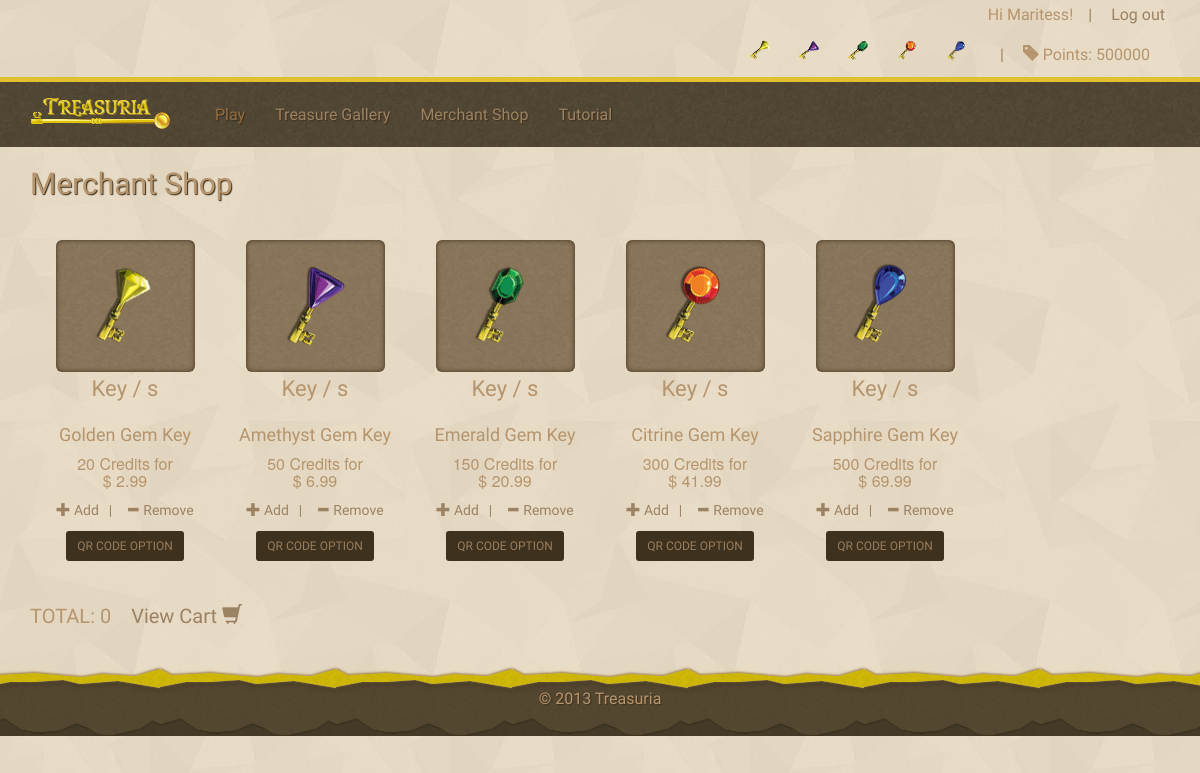
The app's page /merchant.php (signed in) with its own data.
### tables this page shows
CREATE TABLE IF NOT EXISTS `user_points` (
  `points_id` int(20) NOT NULL AUTO_INCREMENT,
  `user_id` int(20) NOT NULL,
  `points` int(25) NOT NULL,
  `created_at` datetime NOT NULL,
  `updated_at` datetime NOT NULL,
  PRIMARY KEY (`points_id`)
);

CREATE TABLE IF NOT EXISTS `treasuria_key` (
  `key_uniq` varchar(75) NOT NULL COMMENT 'md5',
  `key_id` int(20) NOT NULL AUTO_INCREMENT,
  `key_img` varchar(200) NOT NULL,
  `key_credits` int(20) NOT NULL,
  `key_name` varchar(200) NOT NULL,
  `key_price` float NOT NULL,
  `created_at` datetime NOT NULL,
  `updated_at` datetime NOT NULL,
  `deleted` int(11) NOT NULL,
  PRIMARY KEY (`key_id`)
);

### function.php (called while the page is built, shortened)
<?php
function getTableData($tableName, $conditon){
	$display = 'Select *  FROM '. $tableName . ' WHERE ' .  $conditon;
	$query = mysql_query($display);
	$num_rows = mysql_num_rows($query);
	if($num_rows>0)
	{
		$row = mysql_fetch_array($query);
		return $row;
	}else {
		$err = array();
		$err['error'] = true;
		return 	$err;
	}
}
?>

### merchant.php (the view, shortened to what this page needs)
<?php include 'header.php'; ?>
<section class="container credit-key">
	<h2>Merchant Shop</h2>
<div class="clearfix">
<?php
if(isset($_SESSION['username']))
{
	$result_key = mysql_query("SELECT * FROM treasuria_key");
	$num_rows_key = mysql_num_rows($result_key);
	if($num_rows_key>0)
	{
		while ($row_key = mysql_fetch_array($result_key))
		{
			$key_uniq = $row_key['key_uniq'];
			$key_img = $row_key['key_img'];
			$key_credits = $row_key['key_credits'];
			$key_name = $row_key['key_name'];
			$key_price = $row_key['key_price'];
			?>
			<article class="col-xs-6 col-md-2 text-center">
				<img src="assets/img/<?php echo $key_img;?>" class="img-responsive img-rounded" alt="Key Credits"/>
                <div class="key-count">
				  <?php  if(isset( $_SESSION['cart'][$key_uniq])) { ?><?php echo  $_SESSION['cart'][$key_uniq]; } ?> Key / s
				</div>
				<h3 class="item-title"><?php echo $key_name;?></h3>
				<h4><?php echo $key_credits;?> Credits for <br>$ <?php echo $key_price;?></h4>
                <div class="shopping">
				  <a href="process.php?action=add&keyid=<?php echo $key_uniq;?>" name="key_id"><span class="glyphicon glyphicon-plus"></span> Add</a><span class="hidem">|</span>
				  <a href="process.php?action=remove&keyid=<?php echo $key_uniq;?>" name="key_id"><span class="glyphicon glyphicon-minus"></span> Remove</a>
			    </div>
			    <a class="btn btn-sm modal-btn" type="button">QR CODE OPTION <input type="hidden" class="item_id"  value="<?php echo $key_uniq;?>"> </a>
	</article>
    <?php
		}
	?>
</div>
<div class="total">
		<?php
		if(isset($_SESSION['cart']) and is_array($_SESSION['cart']))
		{
			$totalquantity = 0;
			foreach($_SESSION['cart'] AS $keyid => $itemQuantity)
			{
				$totalquantity = $totalquantity + $itemQuantity;
			}
		}
		else
		{
			$totalquantity = 0;
		}
		echo "TOTAL: ".$totalquantity;
	}
	else
	{
	}
?>
<a href="cart.php" name="key_id" class="empty">View Cart <span class="glyphicon glyphicon-shopping-cart"></span></a>
</div>
</section>
	<footer>
	  <div class="container">
		<p class="text-center">&copy; 2013 Treasuria</p>
	  </div>
	</footer>
<?php
}
else
{
header('Location: login.php');
}
?>
<?php include 'footer.php'; ?>

### header.php (shortened to what this page needs)
<!DOCTYPE html>
<html lang="en">
<head>
	<link rel="stylesheet" href="assets/css/style.css"/>
</head>
<body>
<?php
if(isset($_SESSION['username']))
{
include "function.php";
$session_user_id = $_SESSION['user_id'];
$condition = 'user_id = '. $session_user_id. '';
$pointsTable = 'user_points';
$user_points = getTableData($pointsTable, $condition);
?>
<header>
	<div id="wrap">
	<div class="container">
		<div class="clearfix">
			<ul class="list-inline user-login pull-right">
			  <li><?php echo "Hi ".$_SESSION['firstname']."!"; ?></li><span class="hidem">|</span>
			  <li><a href="process.php?logout" name="logout" class="logout" id="logout" title="logout"> Log out </a></li>
			</ul>
		</div>
		<div>
			<ul class="list-inline user-login pull-right key-tally">
			  <li> <a href="#" class="golden" alt="Golden Gem Key"></span> <?php echo getCreditsTotal(1, $session_user_id);  ?> </a></li>
			  <li> <a href="#" class="amethyst" alt="Amethyst Gem Key"><?php echo getCreditsTotal(2, $session_user_id);  ?></a></li>
		      <li> <a href="#" class="emerald" alt="Emerald Gem Key"> <?php echo getCreditsTotal(3, $session_user_id);  ?> </a></li>
		  	  <li> <a href="#" class="citrine" alt="Citrine Gem Key"> <?php echo getCreditsTotal(4, $session_user_id);  ?> </a></li>
			  <li> <a href="#" class="sapphire" alt="Sapphire Gem Key">  <?php echo getCreditsTotal(5, $session_user_id);  ?> </a></li> <span class="hidem">|</span>
			  <li> <span class="glyphicon glyphicon-tag"></span> Points: <?php echo (isset($user_points['error']) AND $user_points['error'] == true ) ? 0 :  $user_points['points']; ?> </li>
			</ul>
		</div>
	</div>
	<nav class="navbar">
	  <div class="container">
		<div class="navbar-header">
		  <a class="navbar-brand" href="#"><img src="assets/img/logo.png" class="img-responsive" alt="Treasuria Logo" /></a>
		</div>
		<div class="collapse navbar-collapse col-xs-12 col-md-4 clearfix">
		  <ul class="nav navbar-nav">
			<li><a href="index.php" class="active" title="Play">Play</a></li>
			<li><a href="gallery.php" title="Treasure Gallery">Treasure Gallery</a></li>
			<li><a href="merchant.php" title="Merchant Shop">Merchant Shop</a></li>
			<li><a href="tutorial.php" title="Tuttorial">Tutorial</a></li>
		  </ul>
		</div>
	  </div>
	</nav>
</header>
<?php
}
?>

### assets/css/style.css (style rules this page uses)
html, body { height: 100% }
body { background: url(../img/global-bg.jpg) repeat center top; padding-bottom: 50px; font: normal 16px/1.5 'Asul', sans-serif; color: #b5956d }
h2, nav, footer, .choose { text-shadow: 1px 1px 1px #3E311D }
h2, h3 { font-family: 'Asul', sans-serif; color: #b5956d }
a { color: #9B8263; text-decoration: none }
.hidem { color: #9B8263; padding: 0 10px }
footer { background: url(../img/footer-bg.png) repeat-x center top; height: 75px; line-height: 75px }
.navbar { background: url(../img/form-bg.jpg) repeat center top; margin-bottom: 0; border-top: 5px solid #DFC12E; border-radius: 0; font-family: 'Milonga' }
.navbar-nav li a { line-height: 35px }
.navbar-nav li .active, .navbar-nav li a:hover { background: none; color: #956D40; text-shadow: 1px 1px 1px #342B1B }
.user-login li { display: inline }
.user-login li a { text-decoration: none; line-height: 30px }
.key-tally li { margin: 0 15px 0 0 }
.key-tally a { background: url(../img/mini-keys.png) no-repeat center top; height: 20px; width: 20px; display: inline-block; padding-left: 20px }
.key-tally a.golden { background-position: 0 0 }
.key-tally a.amethyst { background-position: 0 -20px }
.key-tally a.emerald { background-position: 0 -40px }
.key-tally a.citrine { background-position: 0 -60px }
.key-tally a.sapphire { background-position: 0 -80px }
.credit-key article { margin: 30px auto }
.credit-key h3, .key-count { font-size: 1.125em }
.credit-key h4 { font-size: 1.000em }
.credit-key img { margin: 0 auto; background: url(../img/bg-keys.jpg) repeat center top; -webkit-box-shadow: inset 0 0 5px #3E311D; -moz-box-shadow: inset 0 0 5px #3E311D; box-shadow: inset 0 0 5px #3E311D }
.credit-key .btn, .cart .btn { background: #3E311D; color: #977E5F; margin-bottom: 10px }
.key-count { font-size: 1.375em }
.empty { padding-left: 15px }
.shopping { font-size: .875em; padding: 0 0 10px 0 }
.total { font-size: 1.25em; padding-bottom: 30px }

### records on screen
user_points: points "500000"
treasuria_key: key_img (picture), key_name "Golden Gem Key", key_credits "20", key_price "2.99"
treasuria_key: key_img (picture), key_name "Amethyst Gem Key", key_credits "50", key_price "6.99"
treasuria_key: key_img (picture), key_name "Emerald Gem Key", key_credits "150", key_price "20.99"
treasuria_key: key_img (picture), key_name "Citrine Gem Key", key_credits "300", key_price "41.99"
treasuria_key: key_img (picture), key_name "Sapphire Gem Key", key_credits "500", key_price "69.99"

### other values on screen
$_SESSION['firstname'] "Maritess"
$totalquantity "0"
